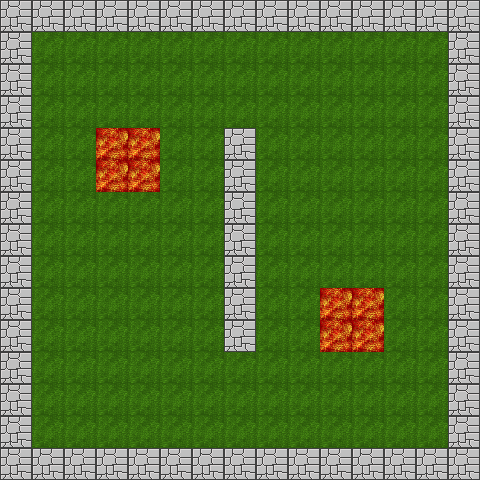

Rendered tile map (Tiled .tmx) drawn with the repository's tilesets; below, a short description and the map source with its tile grids summarised:
An orthogonal 15x15 tile map with 32x32 px tiles, 2 tile layers (Grass, Wall).

<map version="1.0" orientation="orthogonal" width="15" height="15" tilewidth="32" tileheight="32">
 <tileset firstgid="1" name="sheet1" tilewidth="32" tileheight="32">
  <image source="sheet1.png" width="256" height="256" />
  <tile id="12">
   <properties>
    <property name="blocked" value="true" />
   </properties>
  </tile>
  <tile id="24">
   <properties>
    <property name="blocked" value="true" />
   </properties>
  </tile>
 </tileset>
 <layer name="Grass" width="15" height="15">
  <data>[225 cells, 162 non-empty, 1 distinct tile ids]</data>
 </layer>
 <layer name="Wall" width="15" height="15">
  <data>[225 cells, 71 non-empty, 2 distinct tile ids]</data>
 </layer>
</map>
